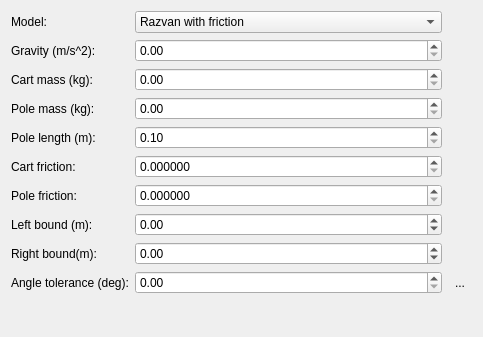
<?xml version="1.0" encoding="UTF-8"?>
<ui version="4.0">
 <class>PhysicalPropertiesWidget</class>
 <widget class="QWidget" name="PhysicalPropertiesWidget">
  <property name="geometry">
   <rect>
    <x>0</x>
    <y>0</y>
    <width>483</width>
    <height>337</height>
   </rect>
  </property>
  <property name="minimumSize">
   <size>
    <width>0</width>
    <height>0</height>
   </size>
  </property>
  <property name="windowTitle">
   <string>Physics properties</string>
  </property>
  <layout class="QGridLayout" name="gridLayout" rowstretch="0,0,0,0,0,0,0,0,0,0,0">
   <property name="sizeConstraint">
    <enum>QLayout::SetDefaultConstraint</enum>
   </property>
   <property name="verticalSpacing">
    <number>6</number>
   </property>
   <item row="5" column="0">
    <widget class="QLabel" name="lblCartFriction">
     <property name="sizePolicy">
      <sizepolicy hsizetype="Maximum" vsizetype="Preferred">
       <horstretch>0</horstretch>
       <verstretch>0</verstretch>
      </sizepolicy>
     </property>
     <property name="text">
      <string>Cart friction:</string>
     </property>
     <property name="buddy">
      <cstring>spnCartFriction</cstring>
     </property>
    </widget>
   </item>
   <item row="5" column="1">
    <widget class="QDoubleSpinBox" name="spnCartFriction">
     <property name="decimals">
      <number>6</number>
     </property>
     <property name="singleStep">
      <double>0.050000000000000</double>
     </property>
    </widget>
   </item>
   <item row="3" column="1">
    <widget class="QDoubleSpinBox" name="spnPoleMass">
     <property name="singleStep">
      <double>0.250000000000000</double>
     </property>
    </widget>
   </item>
   <item row="4" column="0">
    <widget class="QLabel" name="lblPoleLength">
     <property name="sizePolicy">
      <sizepolicy hsizetype="Maximum" vsizetype="Preferred">
       <horstretch>0</horstretch>
       <verstretch>0</verstretch>
      </sizepolicy>
     </property>
     <property name="text">
      <string>Pole length (m):</string>
     </property>
     <property name="buddy">
      <cstring>spnPoleLength</cstring>
     </property>
    </widget>
   </item>
   <item row="8" column="1">
    <widget class="QDoubleSpinBox" name="spnRightBound">
     <property name="minimum">
      <double>-100.000000000000000</double>
     </property>
     <property name="maximum">
      <double>100.000000000000000</double>
     </property>
     <property name="singleStep">
      <double>0.100000000000000</double>
     </property>
    </widget>
   </item>
   <item row="9" column="0">
    <widget class="QLabel" name="lblAngleTolerance">
     <property name="sizePolicy">
      <sizepolicy hsizetype="Maximum" vsizetype="Preferred">
       <horstretch>0</horstretch>
       <verstretch>0</verstretch>
      </sizepolicy>
     </property>
     <property name="text">
      <string>Angle tolerance (deg):</string>
     </property>
     <property name="buddy">
      <cstring>spnAngleTolerance</cstring>
     </property>
    </widget>
   </item>
   <item row="0" column="0">
    <widget class="QLabel" name="lblModel">
     <property name="sizePolicy">
      <sizepolicy hsizetype="Maximum" vsizetype="Preferred">
       <horstretch>0</horstretch>
       <verstretch>0</verstretch>
      </sizepolicy>
     </property>
     <property name="text">
      <string>Model:</string>
     </property>
     <property name="buddy">
      <cstring>cboModel</cstring>
     </property>
    </widget>
   </item>
   <item row="0" column="1">
    <widget class="QComboBox" name="cboModel">
     <item>
      <property name="text">
       <string>Razvan with friction</string>
      </property>
     </item>
     <item>
      <property name="text">
       <string>Razvan without friction</string>
      </property>
     </item>
     <item>
      <property name="text">
       <string>Barto with friction</string>
      </property>
     </item>
    </widget>
   </item>
   <item row="2" column="0">
    <widget class="QLabel" name="lblCartMass">
     <property name="sizePolicy">
      <sizepolicy hsizetype="Maximum" vsizetype="Preferred">
       <horstretch>0</horstretch>
       <verstretch>0</verstretch>
      </sizepolicy>
     </property>
     <property name="text">
      <string>Cart mass (kg):</string>
     </property>
     <property name="buddy">
      <cstring>spnCartMass</cstring>
     </property>
    </widget>
   </item>
   <item row="6" column="1">
    <widget class="QDoubleSpinBox" name="spnPoleFriction">
     <property name="decimals">
      <number>6</number>
     </property>
     <property name="singleStep">
      <double>0.050000000000000</double>
     </property>
    </widget>
   </item>
   <item row="7" column="0">
    <widget class="QLabel" name="lblLeftBound">
     <property name="sizePolicy">
      <sizepolicy hsizetype="Maximum" vsizetype="Preferred">
       <horstretch>0</horstretch>
       <verstretch>0</verstretch>
      </sizepolicy>
     </property>
     <property name="text">
      <string>Left bound (m):</string>
     </property>
     <property name="buddy">
      <cstring>spnLeftBound</cstring>
     </property>
    </widget>
   </item>
   <item row="4" column="1">
    <widget class="QDoubleSpinBox" name="spnPoleLength">
     <property name="minimum">
      <double>0.100000000000000</double>
     </property>
     <property name="singleStep">
      <double>0.100000000000000</double>
     </property>
    </widget>
   </item>
   <item row="9" column="1">
    <widget class="QDoubleSpinBox" name="spnAngleTolerance">
     <property name="maximum">
      <double>180.000000000000000</double>
     </property>
    </widget>
   </item>
   <item row="3" column="0">
    <widget class="QLabel" name="lblPoleMass">
     <property name="sizePolicy">
      <sizepolicy hsizetype="Maximum" vsizetype="Preferred">
       <horstretch>0</horstretch>
       <verstretch>0</verstretch>
      </sizepolicy>
     </property>
     <property name="text">
      <string>Pole mass (kg):</string>
     </property>
     <property name="buddy">
      <cstring>spnPoleMass</cstring>
     </property>
    </widget>
   </item>
   <item row="1" column="0">
    <widget class="QLabel" name="lblGravity">
     <property name="sizePolicy">
      <sizepolicy hsizetype="Maximum" vsizetype="Preferred">
       <horstretch>0</horstretch>
       <verstretch>0</verstretch>
      </sizepolicy>
     </property>
     <property name="text">
      <string>Gravity (m/s^2):</string>
     </property>
     <property name="buddy">
      <cstring>spnGravity</cstring>
     </property>
    </widget>
   </item>
   <item row="1" column="1">
    <widget class="QDoubleSpinBox" name="spnGravity"/>
   </item>
   <item row="9" column="2">
    <widget class="QToolButton" name="btnShowAngleTolerance">
     <property name="toolTip">
      <string>Show angle tolerance</string>
     </property>
     <property name="text">
      <string>...</string>
     </property>
     <property name="icon">
      <iconset resource="resources.qrc">
       <normaloff>:/icons/icons/pen.png</normaloff>:/icons/icons/pen.png</iconset>
     </property>
     <property name="checkable">
      <bool>true</bool>
     </property>
     <property name="autoRaise">
      <bool>true</bool>
     </property>
    </widget>
   </item>
   <item row="6" column="0">
    <widget class="QLabel" name="lblPoleFriction">
     <property name="sizePolicy">
      <sizepolicy hsizetype="Maximum" vsizetype="Preferred">
       <horstretch>0</horstretch>
       <verstretch>0</verstretch>
      </sizepolicy>
     </property>
     <property name="text">
      <string>Pole friction:</string>
     </property>
     <property name="buddy">
      <cstring>spnPoleFriction</cstring>
     </property>
    </widget>
   </item>
   <item row="2" column="1">
    <widget class="QDoubleSpinBox" name="spnCartMass">
     <property name="singleStep">
      <double>0.250000000000000</double>
     </property>
    </widget>
   </item>
   <item row="7" column="1">
    <widget class="QDoubleSpinBox" name="spnLeftBound">
     <property name="minimum">
      <double>-100.000000000000000</double>
     </property>
     <property name="maximum">
      <double>100.000000000000000</double>
     </property>
     <property name="singleStep">
      <double>0.100000000000000</double>
     </property>
    </widget>
   </item>
   <item row="8" column="0">
    <widget class="QLabel" name="lblRightBound">
     <property name="sizePolicy">
      <sizepolicy hsizetype="Maximum" vsizetype="Preferred">
       <horstretch>0</horstretch>
       <verstretch>0</verstretch>
      </sizepolicy>
     </property>
     <property name="text">
      <string>Right bound(m):</string>
     </property>
     <property name="buddy">
      <cstring>spnRightBound</cstring>
     </property>
    </widget>
   </item>
   <item row="10" column="1">
    <spacer name="verticalSpacer">
     <property name="orientation">
      <enum>Qt::Vertical</enum>
     </property>
     <property name="sizeHint" stdset="0">
      <size>
       <width>20</width>
       <height>40</height>
      </size>
     </property>
    </spacer>
   </item>
  </layout>
 </widget>
 <tabstops>
  <tabstop>cboModel</tabstop>
  <tabstop>spnGravity</tabstop>
  <tabstop>spnCartMass</tabstop>
  <tabstop>spnPoleMass</tabstop>
  <tabstop>spnPoleLength</tabstop>
  <tabstop>spnCartFriction</tabstop>
  <tabstop>spnPoleFriction</tabstop>
  <tabstop>spnLeftBound</tabstop>
  <tabstop>spnRightBound</tabstop>
  <tabstop>spnAngleTolerance</tabstop>
  <tabstop>btnShowAngleTolerance</tabstop>
 </tabstops>
 <resources>
  <include location="resources.qrc"/>
 </resources>
 <connections/>
</ui>
